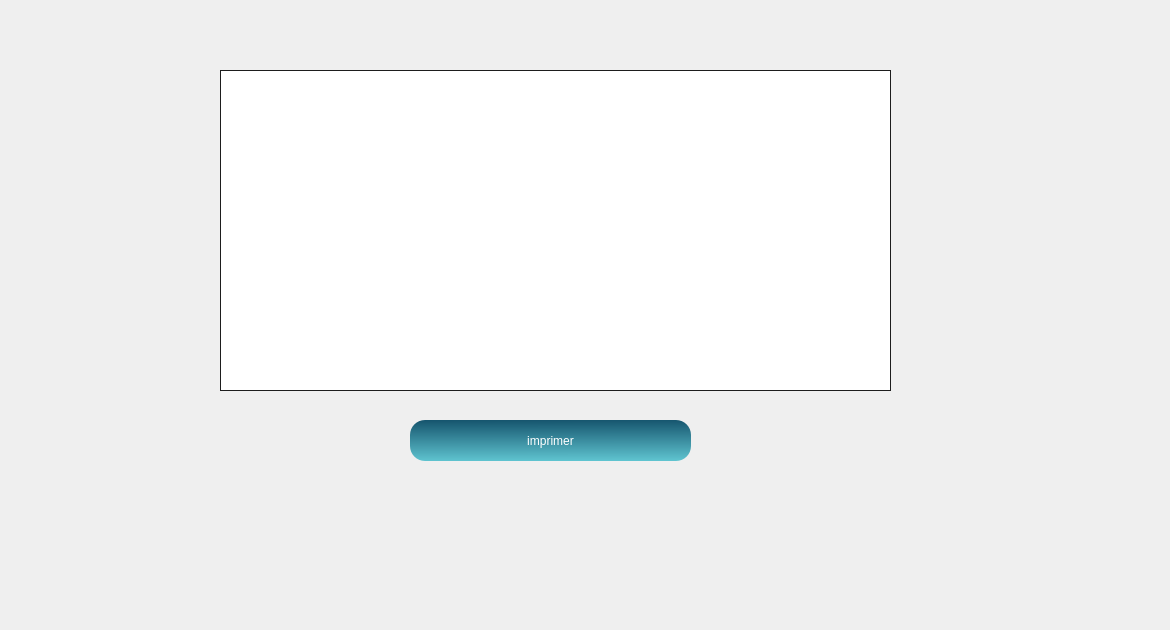
          <widget class="QWidget" name="tab_32">
           <attribute name="icon">
            <iconset resource="resource.qrc">
             <normaloff>:/image/img/printer.png</normaloff>:/image/img/printer.png</iconset>
           </attribute>
           <attribute name="title">
            <string>Impression</string>
           </attribute>
           <widget class="QTextEdit" name="imp">
            <property name="geometry">
             <rect>
              <x>220</x>
              <y>70</y>
              <width>671</width>
              <height>321</height>
             </rect>
            </property>
            <property name="styleSheet">
             <string notr="true">QTextEdit
{
	background-color: #ffffff;
	color : #000;
	border: 1px solid #1d1d1d;
	padding: 3px;
	padding-left: 5px;

}</string>
            </property>
           </widget>
           <widget class="QPushButton" name="Impdos_2">
            <property name="geometry">
             <rect>
              <x>410</x>
              <y>420</y>
              <width>281</width>
              <height>41</height>
             </rect>
            </property>
            <property name="styleSheet">
             <string notr="true">/*background-color:#C70039;
color:white;*/
QPushButton
{
background : qlineargradient(spread:pad, x1:0.467, y1:0, x2:0.482, y2:1, stop:0 rgba(22, 85,110, 255), stop:1 rgba(95, 196, 208, 255));
border-radius:15px;
color:white;
}
QPushButton:hover
{
background:qlineargradient(spread:pad, x1:0.457286, y1:0.381, x2:0.508, y2:1, stop:0 rgba(95, 196, 208, 255), stop:1 rgba(22, 85,110, 255))
}</string>
            </property>
            <property name="text">
             <string>imprimer</string>
            </property>
            <property name="icon">
             <iconset resource="resource.qrc">
              <normaloff>:/image/img/printer.png</normaloff>:/image/img/printer.png</iconset>
            </property>
            <property name="iconSize">
             <size>
              <width>20</width>
              <height>30</height>
             </size>
            </property>
           </widget>
           <widget class="QLabel" name="label_12">
            <property name="geometry">
             <rect>
              <x>0</x>
              <y>-20</y>
              <width>1161</width>
              <height>621</height>
             </rect>
            </property>
            <property name="styleSheet">
             <string notr="true">border-image: url(:/img/policeman-hold-shield-wearing-helmet-uniform-cop-guard-brick-background_48369-15139.jpg);</string>
            </property>
            <property name="text">
             <string/>
            </property>
           </widget>
           <zorder>label_12</zorder>
           <zorder>imp</zorder>
           <zorder>Impdos_2</zorder>
          </widget>
